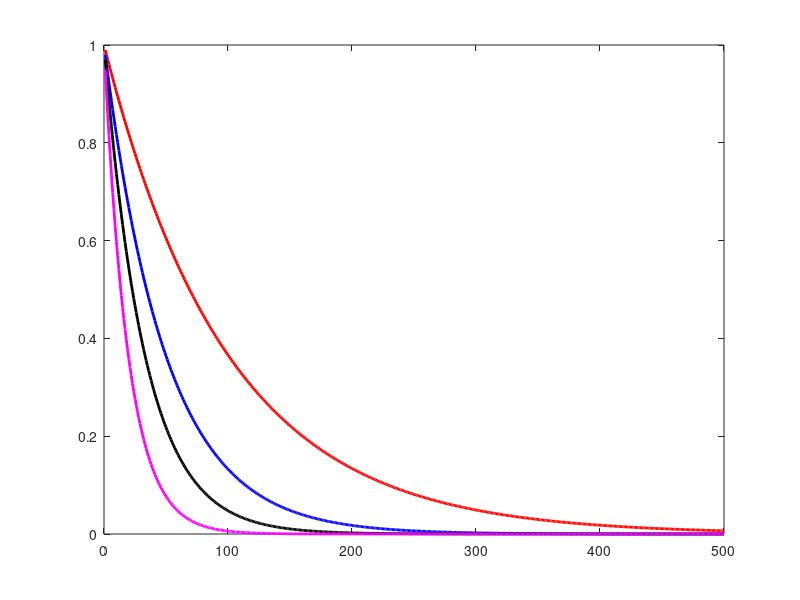

Recreate this plot in MATLAB. (Note: this script raises an error after producing the figure.)
clc;
clear;
elements=500;
for j=1:elements
element_reliability(j)=0.99;
element_reliability1(j)=0.98;
element_reliability2(j)=0.97;
element_reliability3(j)=0.95;
end
system_reliability=1;
system_reliability1=1;
system_reliability2=1;
system_reliability3=1;
for i=1:elements
    system_reliability =system_reliability*element_reliability(i);
    reliability_plot(i)=system_reliability;
    system_reliability1 =system_reliability1*element_reliability1(i);
    reliability_plot1(i)=system_reliability1;
    system_reliability2 =system_reliability2*element_reliability2(i);
    reliability_plot2(i)=system_reliability2;
    system_reliability3 =system_reliability3*element_reliability3(i);
    reliability_plot3(i)=system_reliability3;
end
unreliability=1-system_reliability;
figure(1)
plot(1:elements,reliability_plot,'r','LineWidth',2);
hold on
plot(1:elements,reliability_plot1,'b','LineWidth',2);
hold on
plot(1:elements,reliability_plot2,'k','LineWidth',2);
hold on
plot(1:elements,reliability_plot3,'m','LineWidth',2);
hold on
myplot('Reliability of Series Components','No. of Components','Reliability',{'R=0.99','R=0.98','R=0.97', 'R=0.95'})




